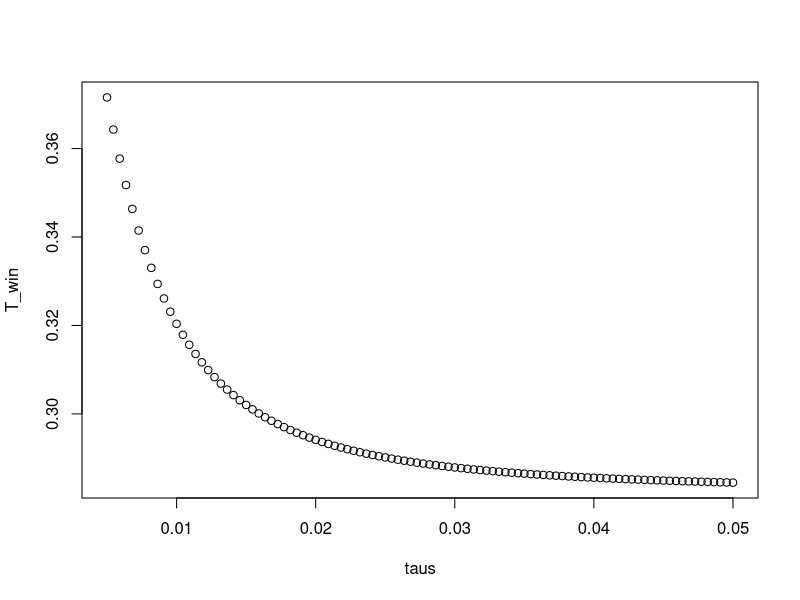
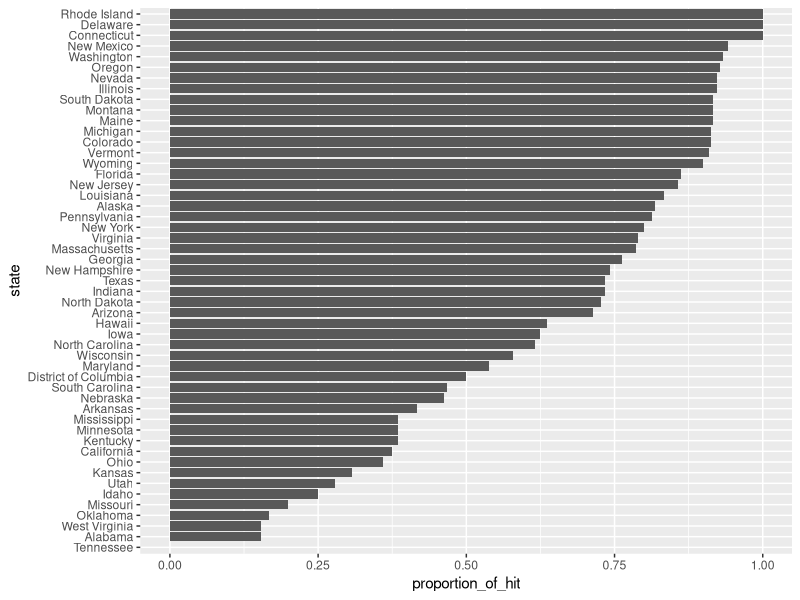
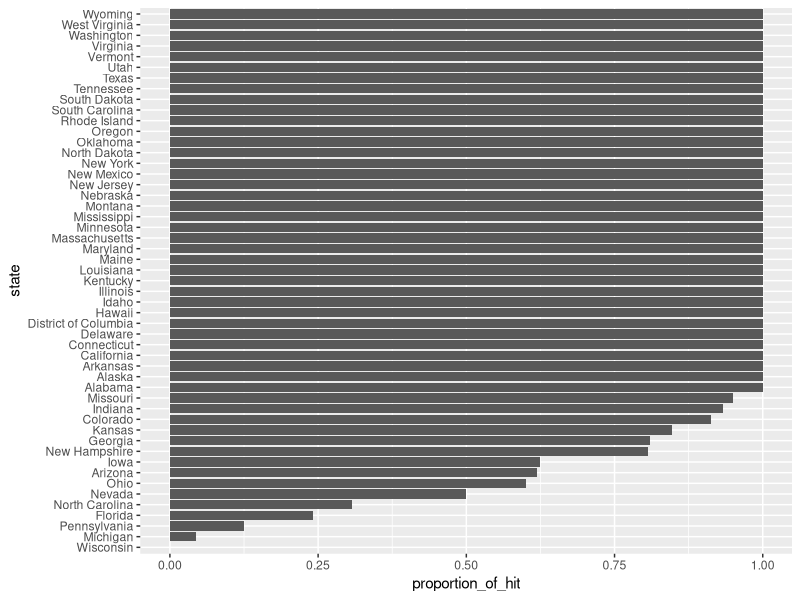
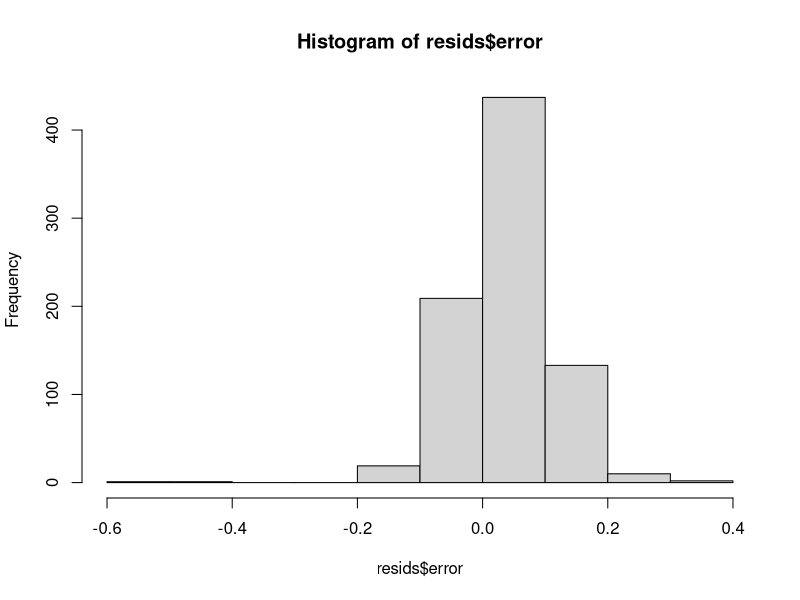
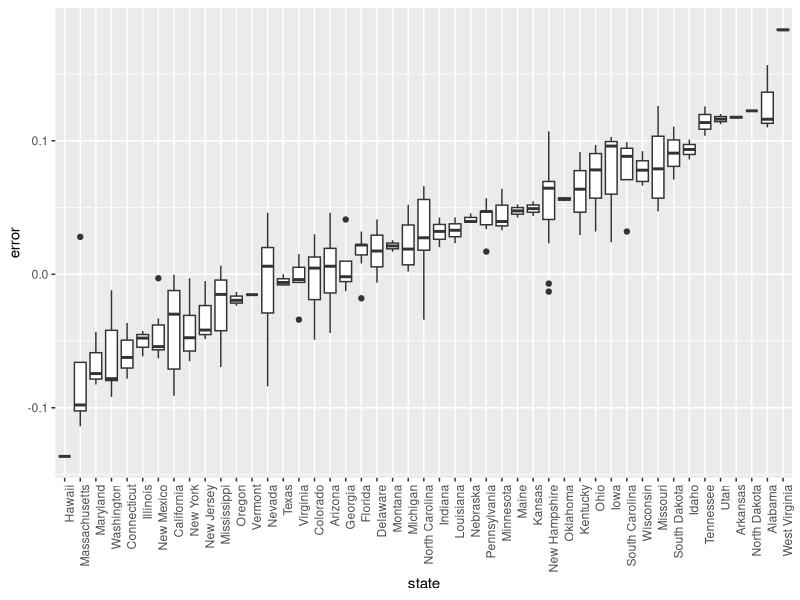
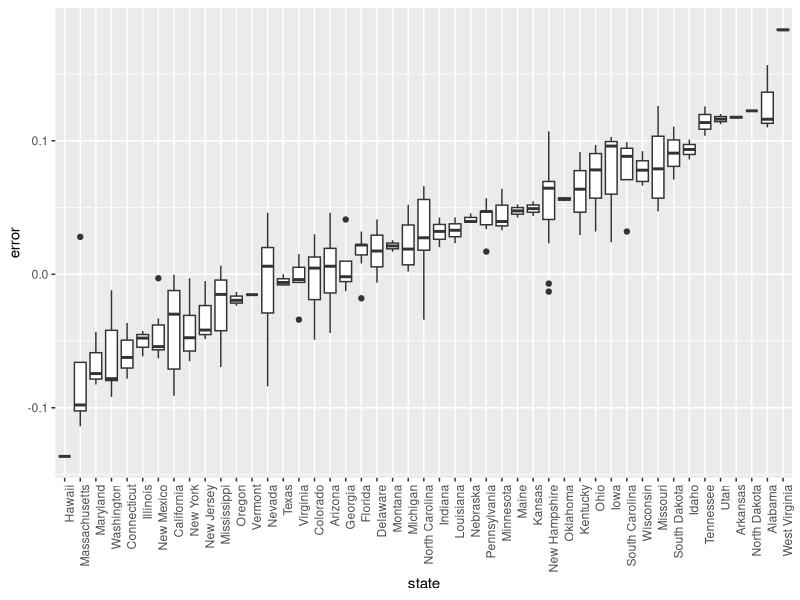
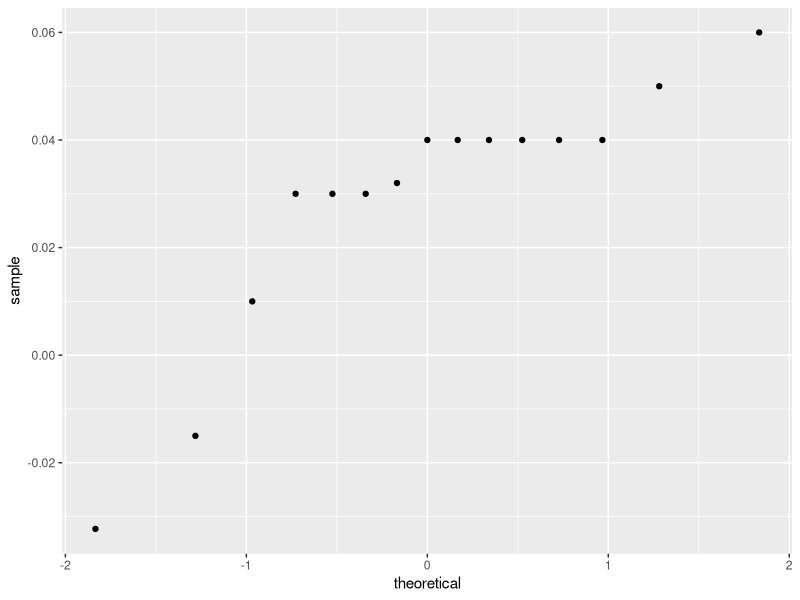

Generate these figures, in order, with R:
## ---- chunk 1
prev <- 0.00025
N <- 100000
outcome <- sample(c("Disease","Healthy"), N, replace = TRUE, 
                  prob = c(prev, 1 - prev))
## ---- chunk 2
N_D <- sum(outcome == "Disease")
N_D
N_H <- sum(outcome == "Healthy")
N_H
## ---- chunk 3
accuracy<-0.99
test<-vector("character", N)
test[outcome == "Disease"]<-sample(c("+", "-"), N_D, replace = T, prob = c(accuracy, 1-accuracy))
test[outcome == "Healthy"]<- sample(c("-", "+"), N_H, replace = T, prob=c(accuracy, 1 - accuracy))
## ---- chunk 4
table(outcome, test)
## ---- chunk 5
p1<-1/100
p2<-1/8500
p1*p2
## ---- chunk 6
pAB<-0.5
pB<-1/1000000
pBA<-pAB*pB/p1*p2
pBA
## ---- chunk 7
library(tidyverse)
library(dslabs)
data(polls_us_election_2016)
polls <- polls_us_election_2016 %>% 
  filter(state == "Florida" & enddate >= "2016-11-04" ) %>% 
  mutate(spread = rawpoll_clinton/100 - rawpoll_trump/100)
## ---- chunk 8
results <- polls %>% 
  summarize(avg = mean(spread),  se = sd(spread)/sqrt(n()))
results
## ---- chunk 9
mu<-0
tau<-0.01
e<-results$avg
se<-results$se
B<-se^2/(se^2+tau^2)
e_posterior<-B*mu+(1-B)*e
e_posterior
## ---- chunk 10
se_posterior<-1/((1/se^2)+(1/tau^2))
sd_posterior<-sqrt(se_posterior)
sd_posterior
## ---- chunk 11
ci<-c(e_posterior-1.96*sd_posterior, e_posterior+1.96*sd_posterior)
ci
## ---- chunk 12
pnorm(0, e_posterior, sd_posterior)
## ---- chunk 13
taus <- seq(0.005, 0.05, len = 100)
cal<-function(tau){
  B<-se^2/(se^2+tau^2)
  e_posterior<-B*mu+(1-B)*e
  se_posterior<-1/((1/se^2)+(1/tau^2))
  sd_posterior<-sqrt(se_posterior)
  pnorm(0, e_posterior, sd_posterior)
}
T_win<-sapply(taus, cal)
plot(taus, T_win)
## ---- chunk 14
library(tidyverse)
library(dslabs)
polls <- polls_us_election_2016 %>% 
  filter(state == "U.S." & enddate >= "2016-10-31" &
           (grade %in% c("A+","A","A-","B+") | is.na(grade))) %>% 
  mutate(spread = rawpoll_clinton/100 - rawpoll_trump/100)

one_poll_per_pollster <- polls %>% group_by(pollster) %>% 
  filter(enddate == max(enddate)) %>%
  ungroup()

results <- one_poll_per_pollster %>% 
  summarize(avg = mean(spread), se = sd(spread)/sqrt(length(spread))) %>% 
  mutate(start = avg - 1.96*se, end = avg + 1.96*se) 
## ---- chunk 15
mu <- 0
tau <- 0.035
sigma <- results$se
Y <- results$avg
B <- sigma^2 / (sigma^2 + tau^2)

posterior_mean <- B*mu + (1-B)*Y
posterior_se <- sqrt( 1/ (1/sigma^2 + 1/tau^2))

posterior_mean
posterior_se
## ---- chunk 16
posterior_mean + c(-1.96, 1.96)*posterior_se
## ---- chunk 17
1 - pnorm(0, posterior_mean, posterior_se)
## ---- chunk 18
set.seed(3)
J <- 6
N <- 2000
d <- .021
p <- (d + 1)/2
X <- d + rnorm(J, 0, 2 * sqrt(p * (1 - p) / N))
## ---- chunk 19
I <- 5
J <- 6
N <- 2000
X <- sapply(1:I, function(i){
  d + rnorm(J, 0, 2 * sqrt(p * (1 - p) / N))
})
## ---- chunk 20
I <- 5
J <- 6
N <- 2000
d <- .021
p <- (d + 1) / 2
h <- rnorm(I, 0, 0.025)
X <- sapply(1:I, function(i){
  d + h[i] + rnorm(J, 0, 2 * sqrt(p * (1 - p) / N))
})
## ---- chunk 21
sd(one_poll_per_pollster$spread)
## ---- chunk 22
mu <- 0
tau <- 0.035
sigma <- sqrt(results$se^2 + .025^2)
Y <- results$avg
B <- sigma^2 / (sigma^2 + tau^2)

posterior_mean <- B*mu + (1-B)*Y
posterior_se <- sqrt( 1/ (1/sigma^2 + 1/tau^2))

1 - pnorm(0, posterior_mean, posterior_se)
## ---- chunk 23
results_us_election_2016 %>% top_n(5, electoral_votes)
## ---- chunk 24
results <- polls_us_election_2016 %>%
  filter(state!="U.S." & 
           !str_detect(state, "CD") & 
           enddate >="2016-10-31" & 
           (grade %in% c("A+","A","A-","B+") | is.na(grade))) %>%
  mutate(spread = rawpoll_clinton/100 - rawpoll_trump/100) %>%
  group_by(state) %>%
  summarize(avg = mean(spread), sd = sd(spread), n = n()) %>%
  mutate(state = as.character(state))
## ---- chunk 25
results %>% arrange(abs(avg))
## ---- chunk 26
results <- left_join(results, results_us_election_2016, by = "state")
## ---- chunk 27
results_us_election_2016 %>% filter(!state %in% results$state) %>% 
  pull(state)
## ---- chunk 28
results <- results %>%
  mutate(sd = ifelse(is.na(sd), median(results$sd, na.rm = TRUE), sd))
## ---- chunk 29
#> # A tibble: 47 x 12
#>   state     avg      sd     n electoral_votes clinton trump others
#>   <chr>   <dbl>   <dbl> <int>           <int>   <dbl> <dbl>  <dbl>
#> 1 Alab… -0.149  2.53e-2     3               9    34.4  62.1    3.6
#> 2 Ariz… -0.0326 2.70e-2     9              11    45.1  48.7    6.2
#> 3 Arka… -0.151  9.90e-4     2               6    33.7  60.6    5.8
#> 4 Cali…  0.260  3.87e-2     5              55    61.7  31.6    6.7
#> 5 Colo…  0.0452 2.95e-2     7               9    48.2  43.3    8.6
#> # … with 42 more rows, and 4 more variables: sigma <dbl>, B <dbl>,
#> #   posterior_mean <dbl>, posterior_se <dbl>
## ---- chunk 30
B <- 10000
mu <- 0
tau <- 0.02
clinton_EV <- replicate(B, {
  results %>% mutate(sigma = sd/sqrt(n), 
                   B = sigma^2 / (sigma^2 + tau^2),
                   posterior_mean = B * mu + (1 - B) * avg,
                   posterior_se = sqrt(1 / (1/sigma^2 + 1/tau^2)),
                   result = rnorm(length(posterior_mean), 
                                  posterior_mean, posterior_se),
                   clinton = ifelse(result > 0, electoral_votes, 0)) %>% 
    summarize(clinton = sum(clinton)) %>% 
    pull(clinton) + 7
})

mean(clinton_EV > 269)
## ---- chunk 31
tau <- 0.02
bias_sd <- 0.03
clinton_EV_2 <- replicate(1000, {
  results %>% mutate(sigma = sqrt(sd^2/n  + bias_sd^2),  
                   B = sigma^2 / (sigma^2 + tau^2),
                   posterior_mean = B*mu + (1-B)*avg,
                   posterior_se = sqrt( 1/ (1/sigma^2 + 1/tau^2)),
                   result = rnorm(length(posterior_mean), 
                                  posterior_mean, posterior_se),
                   clinton = ifelse(result>0, electoral_votes, 0)) %>% 
    summarize(clinton = sum(clinton) + 7) %>% 
    pull(clinton)
})
mean(clinton_EV_2 > 269)
## ---- chunk 32
one_pollster <- polls_us_election_2016 %>% 
  filter(pollster == "Ipsos" & state == "U.S.") %>% 
  mutate(spread = rawpoll_clinton/100 - rawpoll_trump/100)
## ---- chunk 33
se <- one_pollster %>% 
  summarize(empirical = sd(spread), 
            theoretical = 2 * sqrt(mean(spread) * (1 - mean(spread)) /
                                     min(samplesize)))
se
## ---- chunk 34
library(tidyverse)
library(dslabs)
data("polls_us_election_2016")
polls <- polls_us_election_2016 %>% 
  filter(state != "U.S." & enddate >= "2016-10-31") %>% 
  mutate(spread = rawpoll_clinton/100 - rawpoll_trump/100)
## ---- chunk 35
cis<- polls%>%
  mutate(lower = spread-1.96*2*sqrt((spread+1)/2*(1-(spread+1)/2)/samplesize), upper = spread+1.96*2*sqrt((spread+1)/2*(1-(spread+1)/2)/samplesize) )%>%
  select(state, startdate, enddate, pollster, grade, spread, lower, upper)
## ---- chunk 36
add <- results_us_election_2016 %>% 
  mutate(actual_spread = clinton/100 - trump/100) %>% 
  select(state, actual_spread)
cis <- cis %>% 
  mutate(state = as.character(state)) %>% 
  left_join(add, by = "state")
## ---- chunk 37
a<- cis%>%
  mutate(hit=actual_spread>lower&actual_spread<upper)%>%
  summarize(proportion_of_hit=mean(hit))
a
## ---- chunk 38
a<- cis%>%
  mutate(hit=actual_spread>lower&actual_spread<upper)%>%
  group_by(pollster)%>%
  filter(n()>=5)%>%
  summarize(proportion_of_hit=mean(hit), n=n(), grade = grade[1])%>%
  arrange(desc(proportion_of_hit))
a
## ---- chunk 39
a<- cis%>%
  mutate(hit=actual_spread>lower&actual_spread<upper)%>%
  group_by(state)%>%
  filter(n()>=5)%>%
  summarize(proportion_of_hit=mean(hit), n=n())%>%
  arrange(desc(proportion_of_hit))
a
## ---- chunk 40
a%>%
  mutate(state=reorder(state, proportion_of_hit))%>%
  ggplot(aes(state, proportion_of_hit))+
  geom_bar(stat = "identity")+
  coord_flip()
## ---- chunk 41
resids <- cis %>% 
  mutate(error=spread-actual_spread, hit=sign(spread)==sign(actual_spread))
## ---- chunk 42
a<- resids%>%
  group_by(state)%>%
  filter(n()>=5)%>%
  summarize(proportion_of_hit=mean(hit), n=n())%>%
  arrange(desc(proportion_of_hit))

a%>%
  mutate(state=reorder(state, proportion_of_hit))%>%
  ggplot(aes(state, proportion_of_hit))+
  geom_bar(stat = "identity")+
  coord_flip()
  
## ---- chunk 43
hist(resids$error)
## ---- chunk 44
median(resids$error)
## ---- chunk 45
resids%>%
  filter(grade %in% c("A+","A","A-","B+") | is.na(grade))%>%
  mutate(state=reorder(state, error))%>%
  ggplot(aes(state, error))+
  geom_boxplot()+
  theme(axis.text.x = element_text(angle=90, hjust = 1))
## ---- chunk 46
resids%>%
  group_by(state)%>%
  filter(n()>=5)%>%
  ungroup()%>%
  filter(grade %in% c("A+","A","A-","B+") | is.na(grade))%>%
  mutate(state=reorder(state, error))%>%
  ggplot(aes(state, error))+
  geom_boxplot()+
  theme(axis.text.x = element_text(angle=90, hjust = 1))
## ---- chunk 47
one_poll_per_pollster %>%
  ggplot(aes(sample=spread)) + stat_qq()
## ---- chunk 48
z <- qt(0.975,  nrow(one_poll_per_pollster)-1)
one_poll_per_pollster %>% 
  summarize(avg = mean(spread), moe = z*sd(spread)/sqrt(length(spread))) %>% 
  mutate(start = avg - moe, end = avg + moe) 
## ---- chunk 49
qt(0.975, 14)
## ---- chunk 50
qnorm(0.975)
## ---- chunk 51
data("polls_us_election_2016")
polls_us_election_2016 %>%
  filter(state =="Wisconsin" &
           enddate >="2016-10-31" & 
           (grade %in% c("A+","A","A-","B+") | is.na(grade))) %>%
  mutate(spread = rawpoll_clinton/100 - rawpoll_trump/100) %>%
  mutate(state = as.character(state)) %>%
  left_join(results_us_election_2016, by = "state") %>%
  mutate(actual = clinton/100 - trump/100) %>%
  summarize(actual = first(actual), avg = mean(spread), 
            sd = sd(spread), n = n()) %>%
  select(actual, avg, sd, n)
## ---- chunk 52
